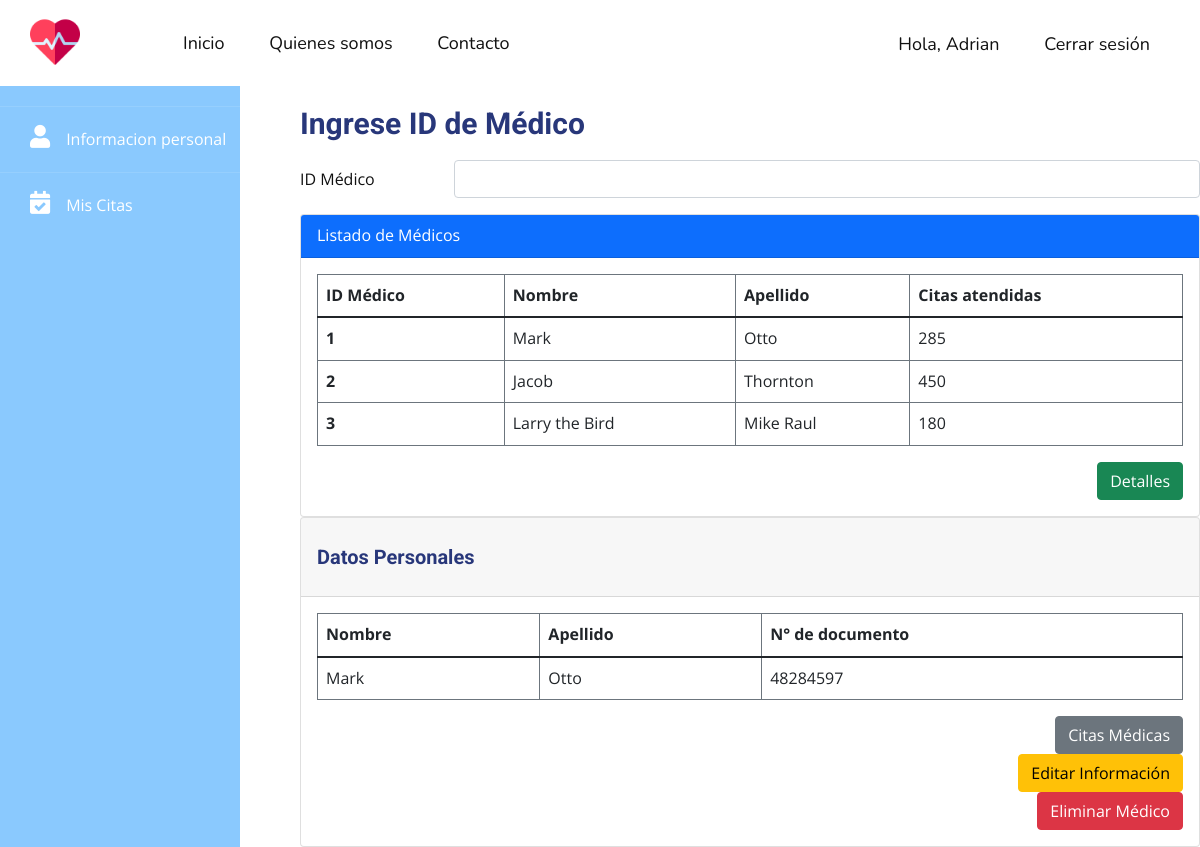
The app's page /doctors (signed in), older data.
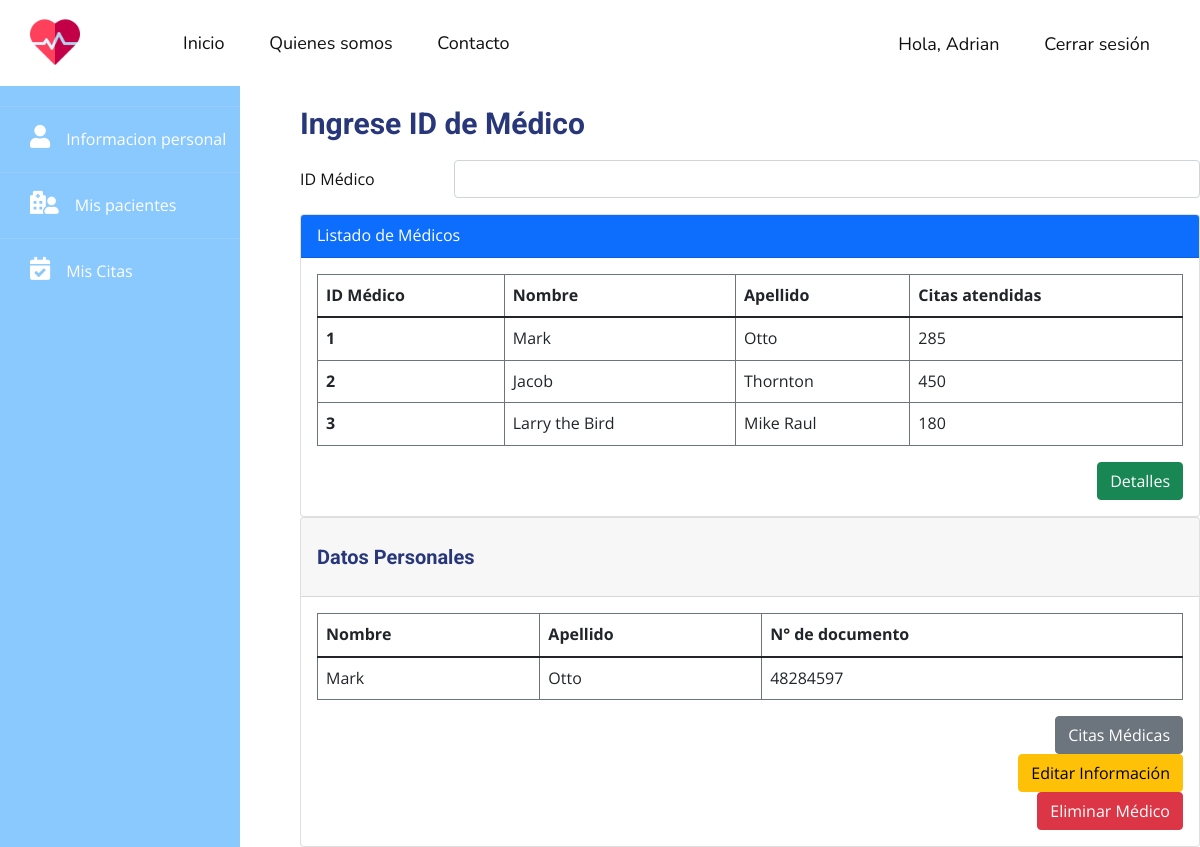
The same page, newer data.
### app.py (the view)
@app.route('/doctors', methods=('GET', 'POST'))
@login_required
def doctors():
    return render_template('doctors.html')

### app.py (called while the page is built)
def login_required(view):
    @functools.wraps(view)
    def wrapped_view(**kwargs):
        if g.user is None:
            return redirect(url_for('login'))
        return view(**kwargs)
    return wrapped_view

@app.before_request
def load_logged_in_user():
    user_id = session.get('user_id')
    if user_id is None:
        g.user = None
    else:
        db = get_db()
        g.user = db.execute('SELECT * FROM users WHERE id = ?', (user_id,)).fetchone()

### db.py (called while the page is built)
def get_db():
    try:
        if 'db' not in g:
            g.db = sqlite3.connect('hospital.db')
        return g.db
    except Error:
        print(Error)

### templates/doctors.html (shortened to what this page needs)
{% extends "layout.html" %}
{% block content %}
    {% include '/template-parts/sidebar.html' %}
    <div class="main">
        <h1>Ingrese ID de Médico</h1>
        <div class="mb-3 row">
            <label for="inputPassword" class="col-sm-2 col-form-label">ID Médico</label>
            <div class="col-sm-10">
                <input type="password" class="form-control" id="inputPassword">
            </div>
        </div>
        <div class="card">
            <div class="card-header bg-primary text-white">
                Listado de Médicos
            </div>
            <div class="card-body">
                <table class="table table-bordered border-secondary">
                    <thead>
                    <tr>
                        <th scope="col">ID Médico</th>
                        <th scope="col">Nombre</th>
                        <th scope="col">Apellido</th>
                        <th scope="col">Citas atendidas</th>
                    </tr>
                    </thead>
                    <tbody>
                    <tr>
                        <th scope="row">1</th>
                        <td>Mark</td>
                        <td>Otto</td>
                        <td>285</td>
                    </tr>
                    <tr>
                        <th scope="row">2</th>
                        <td>Jacob</td>
                        <td>Thornton</td>
                        <td>450</td>
                    </tr>
                    <tr>
                        <th scope="row">3</th>
                        <td>Larry the Bird</td>
                        <td>Mike Raul</td>
                        <td>180</td>
                    </tr>
                    </tbody>
                </table>
                <div class="d-grid gap-2 d-md-flex justify-content-md-end">
                    <button type="button" class="btn btn-success">Detalles</button>
                </div>
            </div>
        </div>
        <div class="card">
            <div class="card-header">
                <h2>Datos Personales</h2>
            </div>
            <div class="card-body">
                <table class="table table-bordered border-secondary">
                    <thead>
                    <tr>
                        <th scope="col">Nombre</th>
                        <th scope="col">Apellido</th>
                        <th scope="col">N° de documento</th>
                    </tr>
                    </thead>
                    <tbody>
                    <tr>
                        <td>Mark</td>
                        <td>Otto</td>
                        <td>48284597</td>
                    </tr>
                    </tbody>
                </table>
                <div class="d-grid gap-2 d-md-flex justify-content-md-end">
                    <button type="button" class="btn btn-secondary">Citas Médicas</button>
                </div>
                <div class="d-grid gap-2 d-md-flex justify-content-md-end">
                    <button type="button" class="btn btn-warning">Editar Información</button>
                </div>
                <div class="d-grid gap-2 d-md-flex justify-content-md-end">
                    <button type="button" class="btn btn-danger">Eliminar Médico</button>
                </div>
            </div>
        </div>
    </div>
{% endblock %}

Row changes from the older to the newer data that the page shows:
changed users "Adrian": role 3 → 2 (drawn)
Text that changed along with them:
text now shown: "Mis pacientes"
